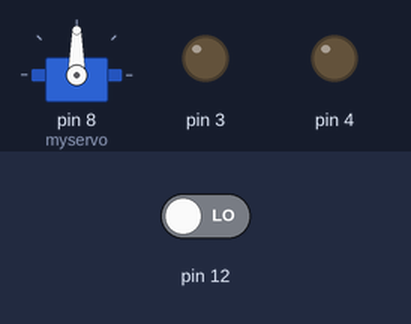
A sketch run on a simulated Arduino Uno, built with avr-gcc and run on an emulated ATmega328P. On the bench: servo, output pins drawn as LEDs (lit = HIGH). Dashed ring = blinking. The inputs (shaded band) are chosen by the test bench; at power-on: pin 12 LOW.

Above: at 1.2 s.
1.3 s: pin 12 driven HIGH
At 1.7 s:
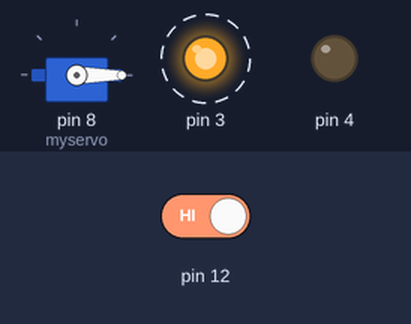
At 2.2 s:
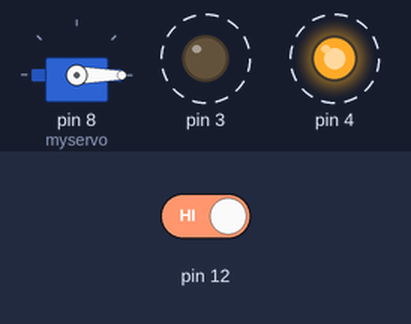
4.3 s: pin 12 driven LOW
At 4.9 s:
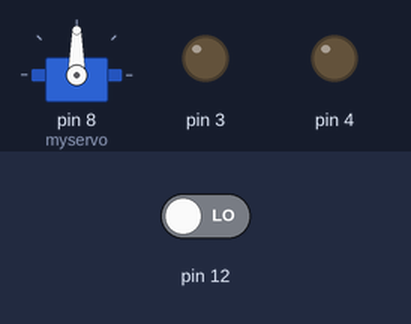
Timing chart, 0 to 7.3 s (numbered marks = the images above; inputs shaded):
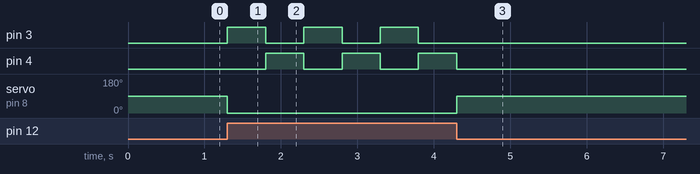

Measured:
- after the input at 1.3 s, pin 3: alternates HIGH for 0.50 s and LOW for 0.50 s, starting at once; pin 4: alternates HIGH for 0.50 s and LOW for 0.50 s, starting after 0.50 s; servo on pin 8 (myservo): 90° → 0° at once
- after the input at 4.3 s, pin 3: stops changing and stays LOW; pin 4: goes on until 4.3 s, then stays LOW; servo on pin 8 (myservo): 0° → 90° at once

The sketch:

ex02.ino
```cpp
#include <Servo.h>

Servo myservo;
void setup() {
  // put your setup code here, to run once:
  pinMode(3,OUTPUT);
  pinMode(4,OUTPUT);
  pinMode(12,INPUT);
  myservo.attach(8);

}

void loop() {
  // put your main code here, to run repeatedly:
  int btnState1 = digitalRead(12);
    if(btnState1 == 1){
      myservo.write(0);
      digitalWrite(3,HIGH);
      delay(500);
      digitalWrite(3,LOW);
      digitalWrite(4,HIGH);
      delay(500);
      digitalWrite(4,LOW);
      myservo.write(90);
    }
}
```
